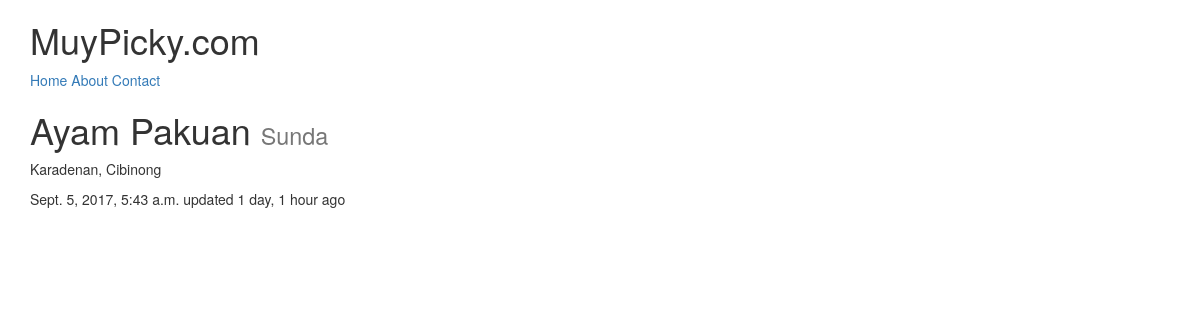
Screenshot of /restaurants/ayam-pakuan/ with the database file from the repository.
### restaurants/models.py (models this page shows, shortened)
class RestaurantLocation(models.Model):
    name = models.CharField(max_length=120)
    location = models.CharField(max_length=120, null=True, blank=True)
    category = models.CharField(max_length=120, null=True, blank=True)
    created = models.DateTimeField(auto_now=True)
    updated = models.DateTimeField(auto_now=True)
    slug = models.SlugField(null=True, blank=True)

### restaurants/views.py (the view)
# urls.py: url(r'^restaurants/(?P<slug>[\w-]+)/$', RestaurantDetailView.as_view()),
class RestaurantDetailView(DetailView):
    queryset = RestaurantLocation.objects.all()

### restaurants/templates/restaurants/restaurantlocation_detail.html (shortened to what this page needs)
{% extends 'base.html' %}
{% block content %}
<h1>{{ object.name }} <small>{{ object.category}}</small></h1>
<p>{{ object.location}}</p>
<p>{{ object.created }} updated {{ object.updated|timesince }} ago</p>
{% endblock %}

### rows the page displays
RestaurantLocation: name "Ayam Pakuan", category "Sunda", location "Karadenan, Cibinong", created "Sept. 5, 2017, 5:43 a.m.", updated "1 day, 1 hour"
